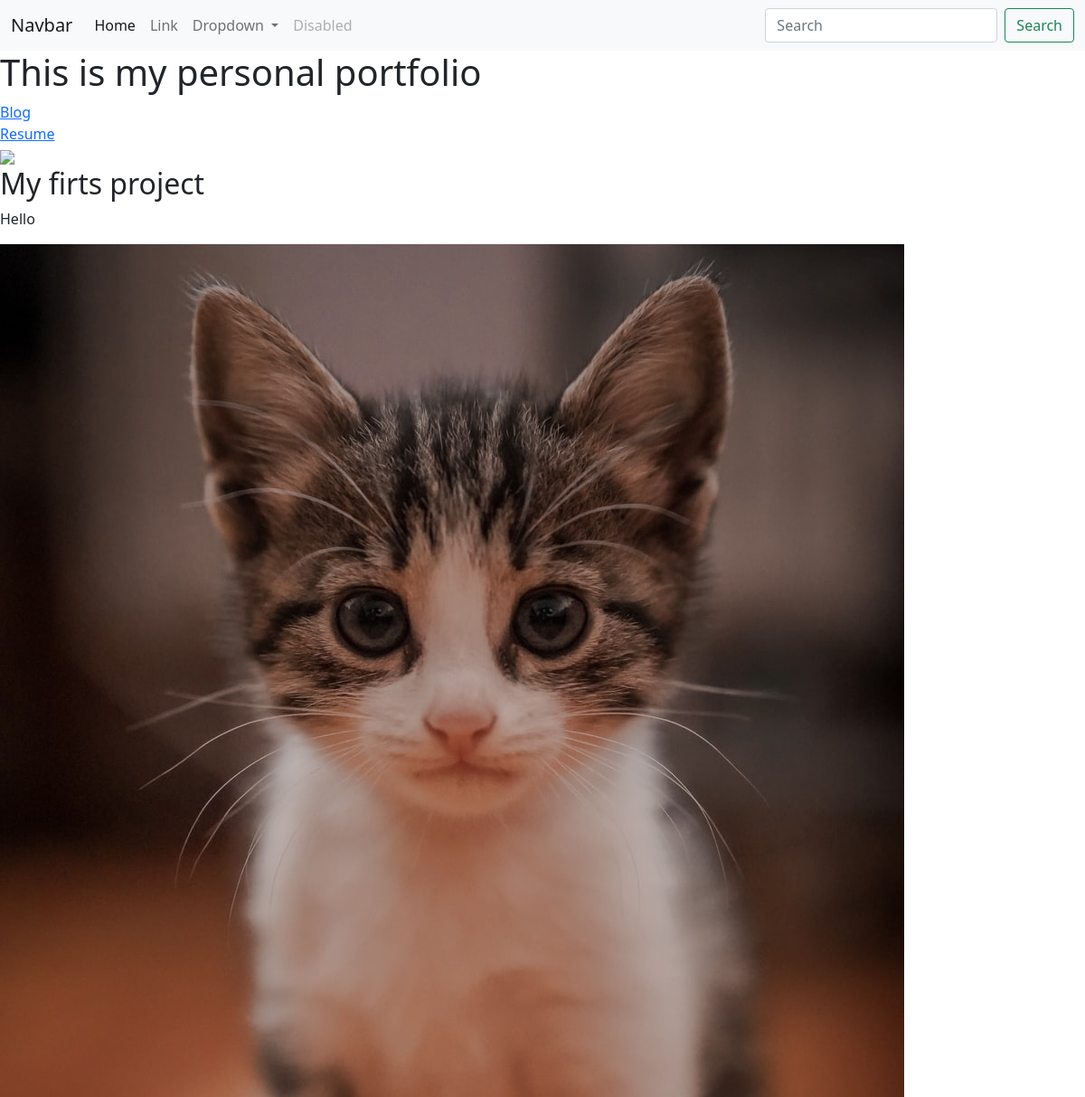
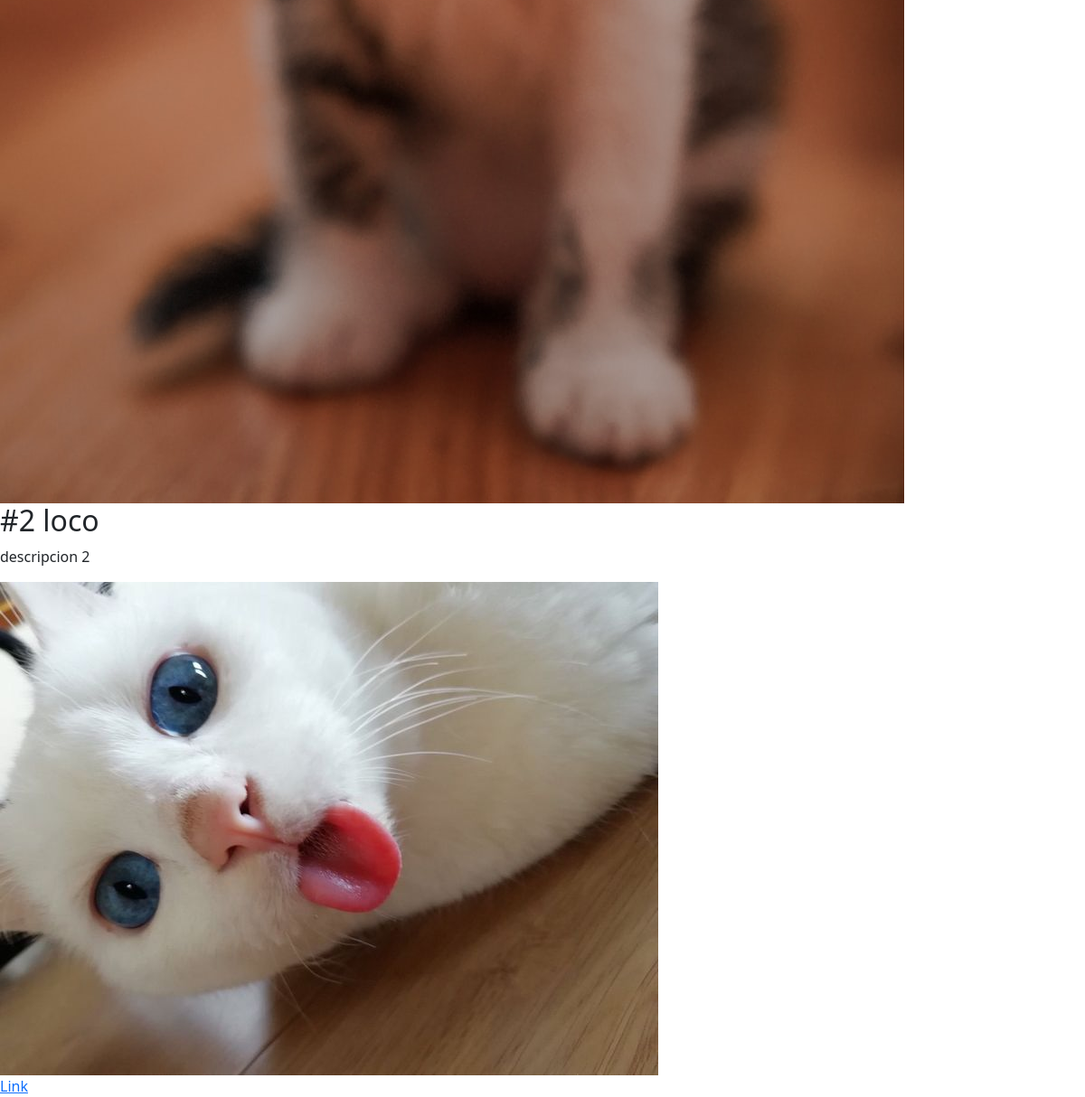
The page / on the database its author committed (2 pictures, top to bottom).
### portfolio/models.py (models this page shows, shortened)
class Project(models.Model):
    title=models.CharField(max_length=100)
    description=models.CharField(max_length=250)
    image=models.ImageField(upload_to='portfolio/images/')
    url=models.URLField(blank=True)

### portfolio/views.py (the view)
# urls.py: 2. Add a URL to urlpatterns:  path('', views.home, name='home')
def home(request):
    projects=Project.objects.all()
    return render(request, 'portfolio/home.html', {'projects':projects})

### portfolio/templates/portfolio/home.html
{% extends 'portfolio/base.html' %}
{% block content %}
    <h1>This is my personal portfolio</h1>
    <a href="{% url 'blog:all_blogs' %}">Blog</a>
    <br>
    {% load static %}
    <a href="{% static 'portfolio/reporte_preliminar.pdf' %}">Resume</a>
    <br>
    <img src={% static 'portfolio/pinguinos.jpg'%}>
    {% for project in projects %}
    <h2>{{project.title}}</h2>
    <p>{{project.description}}</p>
    <img src="{{project.image.url}}">
    {% if project.url %}
    <br><a href="{{ project.url }}">Link</a>
    {% endif %}
    {% endfor %}
{% endblock %}

### rows shown on the page
Project: title "My firts project", description "Hello", image (picture)
Project: title "#2 loco", description "descripcion 2", image (picture)
